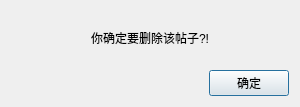
<?xml version="1.0" encoding="UTF-8"?>
<ui version="4.0">
 <class>DeletePostWin</class>
 <widget class="QDialog" name="DeletePostWin">
  <property name="geometry">
   <rect>
    <x>0</x>
    <y>0</y>
    <width>300</width>
    <height>107</height>
   </rect>
  </property>
  <property name="sizePolicy">
   <sizepolicy hsizetype="Fixed" vsizetype="Fixed">
    <horstretch>0</horstretch>
    <verstretch>0</verstretch>
   </sizepolicy>
  </property>
  <property name="minimumSize">
   <size>
    <width>300</width>
    <height>100</height>
   </size>
  </property>
  <property name="maximumSize">
   <size>
    <width>300</width>
    <height>200</height>
   </size>
  </property>
  <property name="windowTitle">
   <string>Dialog</string>
  </property>
  <layout class="QVBoxLayout" name="verticalLayout_2">
   <item>
    <layout class="QVBoxLayout" name="verticalLayout">
     <item>
      <widget class="QLabel" name="label">
       <property name="sizePolicy">
        <sizepolicy hsizetype="Preferred" vsizetype="Preferred">
         <horstretch>0</horstretch>
         <verstretch>0</verstretch>
        </sizepolicy>
       </property>
       <property name="layoutDirection">
        <enum>Qt::LeftToRight</enum>
       </property>
       <property name="text">
        <string>你确定要删除该帖子?!</string>
       </property>
       <property name="alignment">
        <set>Qt::AlignCenter</set>
       </property>
      </widget>
     </item>
     <item>
      <layout class="QHBoxLayout" name="horizontalLayout">
       <item>
        <spacer name="horizontalSpacer">
         <property name="orientation">
          <enum>Qt::Horizontal</enum>
         </property>
         <property name="sizeHint" stdset="0">
          <size>
           <width>40</width>
           <height>20</height>
          </size>
         </property>
        </spacer>
       </item>
       <item>
        <widget class="QPushButton" name="OK_btn">
         <property name="text">
          <string>确定</string>
         </property>
        </widget>
       </item>
      </layout>
     </item>
    </layout>
   </item>
  </layout>
 </widget>
 <resources/>
 <connections/>
</ui>
